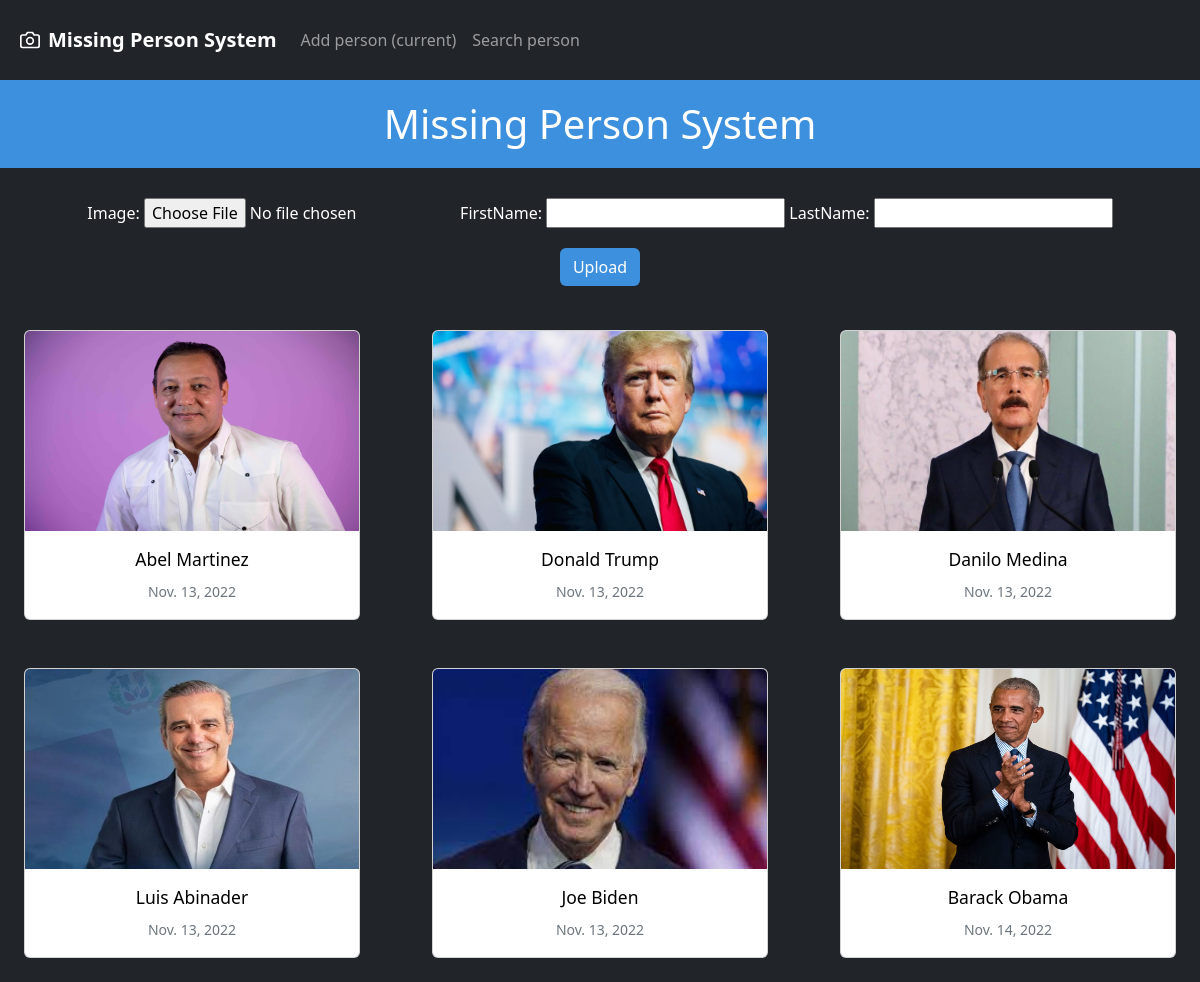
The page / on the database its author committed.
### app/models.py (models this page shows)
class Gallery(models.Model):
    photo = models.ImageField(upload_to="gallery")
    firstName = models.CharField(max_length=50)
    lastName = models.CharField(max_length=50)
    date = models.DateField(auto_now_add=True)

### app/views.py (the view)
# urls.py: path('', views.addElement, name="start"),
def addElement(request):
    if request.method == "POST":
        form = GalleryForm(request.POST, request.FILES)
        if form.is_valid():
            form.save()
    form = GalleryForm()
    images = Gallery.objects.all()
    return render(request, 'index.html', {'images': images, 'form': form})

### app/forms.py
class GalleryForm(forms.ModelForm):
    class Meta:
        model = Gallery
        fields = '__all__'
        labels = {'photo':' Image'}

### app/templates/index.html (shortened to what this page needs)
<!DOCTYPE html>
<html lang="en">
<head>
    <link rel="stylesheet" href="../static/css/style.css" />
    <link href="https://cdn.jsdelivr.net/npm/bootstrap@5.2.2/dist/css/bootstrap.min.css" rel="stylesheet">
</head>
<body>
    <div class="container-principal">
        <div class=" text-center bg-dark text-white ">
            <nav class="navbar navbar-expand-lg navbar-dark bg-dark" style="padding: 20px">
                <a href="#" class="navbar-brand d-flex align-items-center">
                    <strong>    Missing Person System</strong>
                  </a>
                <div class="collapse navbar-collapse" id="navbarNavDropdown">
                  <ul class="navbar-nav">
                    <li class="nav-item active">
                      <a class="nav-link" href="{% url 'start' %}">Add person<span class="sr-only"> (current)</span></a>
                    </li>
                    <li class="nav-item">
                      <a class="nav-link" href="{% url 'compare' %}">Search person</a>
                    </li>
                  </ul>
                </div>
              </nav>
            <div class="title">
                <h1 style="text-align: center; background: rgb(61, 144, 221);
                padding: 20px; color: white; margin-bottom: 30px;">Missing Person System</h1>
            </div>
            <div class="form-upload" style="text-align: center; ">
                <form action="" method="post" enctype="multipart/form-data">
                    {{form}}
                    <br>
                    <input type="submit" value="Upload" class="btn"
                    style="background: rgb(61, 144, 221); color: rgb(255, 255, 255); margin: 20px 0px;">
                </form>
            </div>
            <div class="elements">
                <div class="row" style="color: black;">
                    {% for x in images %}
                        <div class="col-sm-4">
                            <div class="card m-4">
                                <img class="card-img-top" src="{{x.photo.url}}" alt="img" height="200px">
                                <div class="card-body">
                                  <h5 class="card-title"><small>{{x.firstName}} {{x.lastName}}</small></h5>
                                  <small class="text-muted">{{x.date}}</small>
                                </div>
                              </div>
                        </div>
                    {% endfor %}
                </div>
            </div>
        </div>
    </div>
</body>
</html>

### rows shown on the page
Gallery: photo (picture), firstName "Abel", lastName "Martinez", date "Nov. 13, 2022"
Gallery: photo (picture), firstName "Donald", lastName "Trump", date "Nov. 13, 2022"
Gallery: photo (picture), firstName "Danilo", lastName "Medina", date "Nov. 13, 2022"
Gallery: photo (picture), firstName "Luis", lastName "Abinader", date "Nov. 13, 2022"
Gallery: photo (picture), firstName "Joe", lastName "Biden", date "Nov. 13, 2022"
Gallery: photo (picture), firstName "Barack", lastName "Obama", date "Nov. 14, 2022"
